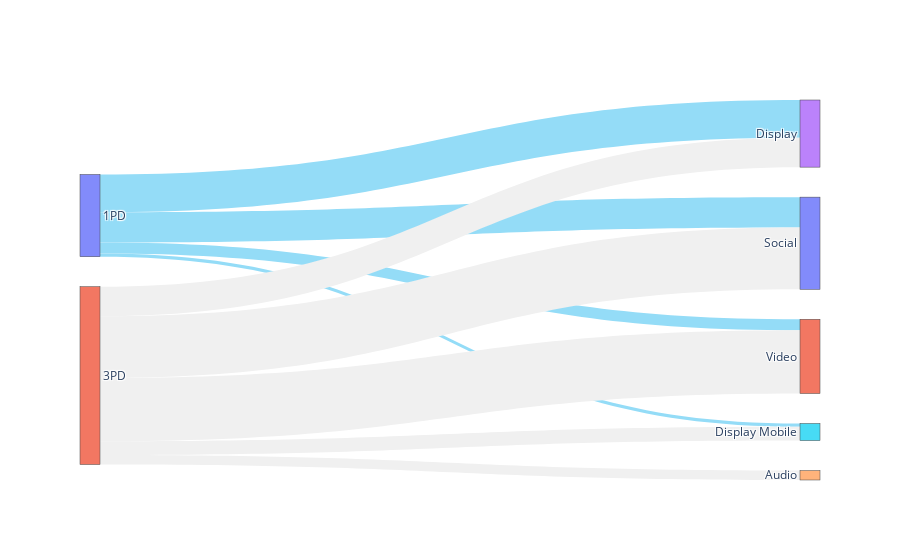

Notebook code for this chart:
### Code cell
# Sample data
csb_source = csb_agg_df_lvl1['Source'].values.tolist()
csb_target = csb_agg_df_lvl1['Target'].values.tolist()
csb_value = csb_agg_df_lvl1['Value'].values.tolist()
csb_labels = csb_mapping_df['Label'].values.tolist()

# list of colors for each link based on some condition or data
colors = []
for tgts in csb_source:
    if tgts == 0:
        colors.append("#94DCF7")
    else:
        colors.append("#F0F0F0")  # Default color for other cases

# Create links with specified colors
link = dict(source=source, target=target, value=value, color=colors)

# Create links
csb_link = dict(source=csb_source, target=csb_target, value=csb_value, color=colors)

# Create nodes
node = dict(label=csb_labels, pad=30, thickness=20)

# Create a Sankey object
chart = go.Sankey(link=csb_link, node=node, arrangement="snap", legend='legend3')

# Build a figure
fig = go.Figure(chart)

fig.show()

### Figure 1 — Plotly figure (JSON) as saved in the notebook; plotly's stock layout.template omitted (floating-point values rounded to 4 significant figures)
{"data": [{"arrangement": "snap", "legend": "legend3", "link": {"color": ["#94DCF7", "#94DCF7", "#94DCF7", "#94DCF7", "#94DCF7", "#94DCF7", "#F0F0F0", "#F0F0F0", "#F0F0F0", "#F0F0F0", "#F0F0F0", "#F0F0F0", "#F0F0F0", "#F0F0F0"], "source": [0, 0, 0, 0, 0, 0, 1, 1, 1, 1, 1, 1, 1, 1], "target": [3, 4, 5, 7, 10, 11, 14, 3, 4, 5, 7, 8, 10, 11], "value": [1032000.0, 0, 89880.0, 0, 828500.0, 300500.0, 257900.0, 806100.0, 0, 377700.0, 0, 0, 1694000.0, 1731000.0]}, "node": {"label": ["1PD", "3PD", "Direct", "Display", "Display Dco", "Display Mobile", "Email", "Lead Generation", "Other", "Search", "Social", "Video", "AFF", "Affiliates", "Audio", "CTV"], "pad": 30, "thickness": 20}, "type": "sankey"}], "layout": {}}
